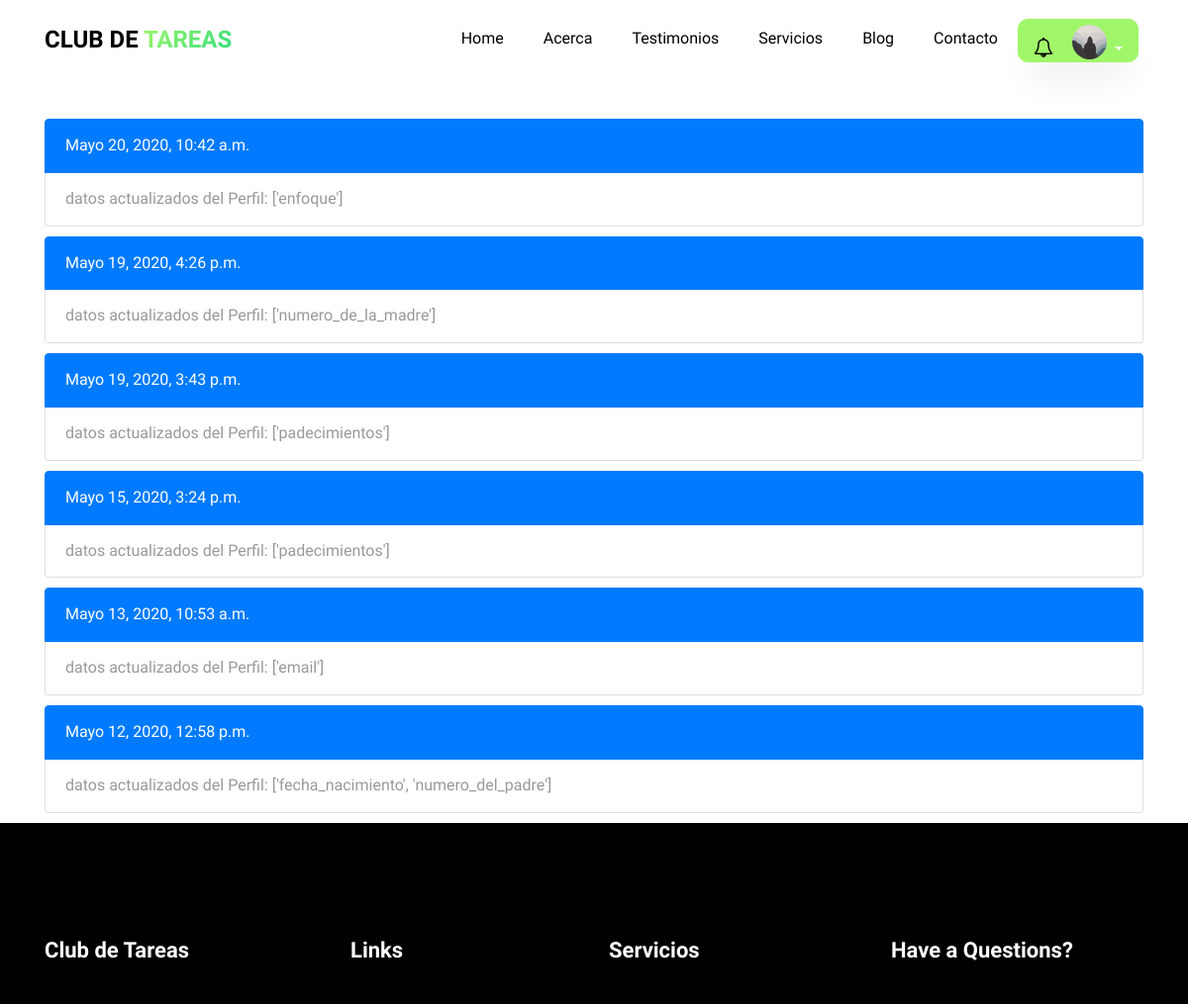
/historial/ (signed in, upper part), run on an earlier commit of the app's database.
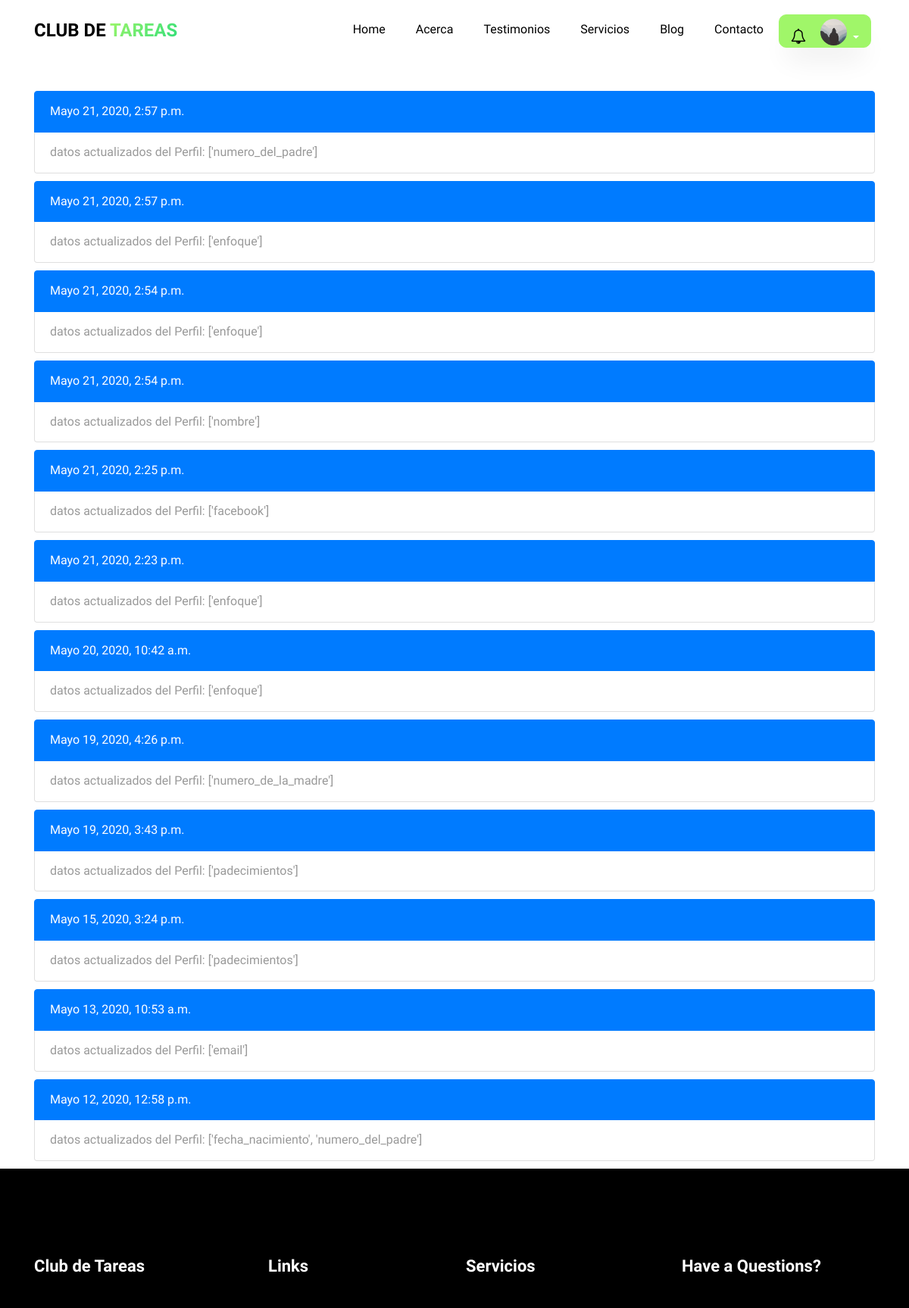
And on a later commit of the database.
### usuario/models.py (models this page shows, shortened)
class Usuario(AbstractBaseUser,PermissionsMixin):
    imagen       =  models.ImageField(default='default.jpg',upload_to='profile_pics')
    email        =  models.EmailField(max_length=60,blank=True)
    facebook     =  models.CharField(max_length=100,blank=True)
    username     =  models.CharField(max_length=30,unique=True)
    nombre       =  models.CharField(max_length=100)
    apellido     =  models.CharField(max_length=100)
    edad         =  models.IntegerField(blank=True,null=True)
    padecimientos = models.TextField(verbose_name="padecimientos",blank=True)
    asistencia = models.CharField(verbose_name="Días de asistencia",max_length=100,blank=True)
    enfoque = models.CharField(verbose_name="Area en la que guste que se enfocará la atención",max_length=100,blank=True)
    nombre_de_la_madre =  models.CharField(verbose_name="Nombre de la Madre",max_length=100,blank=True)
    edad_de_la_madre =  models.IntegerField(verbose_name="Edad",blank=True, null=True)
    ocupacion_de_la_madre = models.CharField(verbose_name="Ocupación",max_length=100,blank=True)
    numero_de_la_madre   =  models.IntegerField(verbose_name="Número de contacto",blank=True,null=True)
    nombre_del_padre =  models.CharField(verbose_name="Nombre del Padre",max_length=100,blank=True)
    edad_del_padre =  models.IntegerField(verbose_name="Edad",blank=True, null=True)
    ocupacion_del_padre = models.CharField(verbose_name="Ocupación",max_length=100,blank=True)
    numero_del_padre    =  models.IntegerField(verbose_name="Número de contacto",blank=True,null=True)
    fecha_nacimiento = models.DateField(verbose_name="Fecha de nacimiento",blank=True, null=True)
    escuela      =  models.CharField(verbose_name="Nombre de la escuela",max_length=100,blank=True)
    domicilio    =  models.CharField(verbose_name="Domicilio",max_length=150,blank=True)
    status_paquetes = models.BooleanField(verbose_name="¿Tiene Paquetes Activos?",default=False)
    '''
    NIVEL_STATUS = (
         ('k','Kinder'),
         ('p','Primaria'),
         ('s','Secundaria'),
         ('b','bachillerato'),
         ('u','universidad'))
    '''
    nivel_academico = models.CharField(max_length=500,blank=True,verbose_name='Nivel académico del alumno')
    date_joined  =  models.DateTimeField(verbose_name="Fecha de ingreso",auto_now_add=True)
    last_login   =  models.DateTimeField(verbose_name="Ultima fecha de Sesión",auto_now=True)
    is_admin     =  models.BooleanField(verbose_name="¿Es Administrador?",default=False)
    is_active    =  models.BooleanField(verbose_name="¿Esta Acivo?",default=True)
    is_staff     =  models.BooleanField(verbose_name="¿Es parte del Staff?",default=False)
    is_superuser =  models.BooleanField(verbose_name="¿Es Super Usuario?",default=False)
    grupo = models.ForeignKey(Group,on_delete=models.SET_NULL,null=True)
    USERNAME_FIELD  = "username"
    REQUIRED_FIELDS = ["nombre","apellido"]
    objects = MyUsuarioManager()

### app/models.py (models this page shows)
class Historial_User(models.Model):
      mensaje = models.CharField(max_length=200)
      usuario = models.ForeignKey(settings.AUTH_USER_MODEL,related_name="historial",on_delete=models.CASCADE)
      fecha = models.DateTimeField(auto_now_add=True,null=True)
      class Meta:
          verbose_name_plural= "Actividad de los Usuarios"

### app/views.py (the view)
# urls.py: path('historial/',views.historial,name='historial'),
@login_required
def historial(request):
    historial = request.user.historial.all().order_by('-fecha')
    context = {
    'historial': historial
    }
    return render(request,'app/historial.html',context)

### app/templates/app/historial.html (shortened to what this page needs)
{% extends 'main/base.html' %}
{% load static %}
{% block content %}
<section>
  <div class="container">
    <div class="row"  style="margin-top:120px">
        <div class="col-md-12 ftco-animate">
          {% if historial %}
              {% for instancia in historial %}
              <ul class="list-group" style="padding-bottom: 10px">
                    <li class="list-group-item active">{{instancia.fecha }}</li>
                    <li class="list-group-item">{{ instancia.mensaje}}</li>
              </ul>
              {% endfor %}
          {% else %}
          <ul class="list-group" style="padding-bottom: 80px">
                <li class="list-group-item">Los campos de Perfil no han sido actualizados</li>
          </ul>
          {% endif%}
        </div>
        </div>
    </div>
</section>
{% endblock content%}

### templates/main/base.html (shortened to what this page needs)
{% load static %}
{% load notifications_tags %}
{% notifications_unread as unread_count %}
<!DOCTYPE html>
<html lang="es">
  <head>
    <link rel="stylesheet" href="{% static 'main/css/fonts.css'%}">
    <link rel="stylesheet" href="{% static 'main/css/open-iconic-bootstrap.min.css'%}">
    <link rel="stylesheet" href="{% static 'main/css/animate.css'%}">
    <link rel="stylesheet" href="{% static 'main/css/search.css'%}">
    <link rel="stylesheet" href="{% static 'main/css/owl.carousel.min.css'%}">
    <link rel="stylesheet" href="{% static 'main/css/owl.theme.default.min.css'%}">
    <link rel="stylesheet" href="{% static 'main/css/magnific-popup.css'%}">
    <link rel="stylesheet" href="{% static 'main/css/aos.css'%}">
    <link rel="stylesheet" href="{% static 'main/css/ionicons.min.css'%}">
    <link rel="stylesheet" href="{% static 'main/css/flaticon.css' %}">
    <link rel="stylesheet" href="{% static 'main/css/icomoon.css' %}">
    <link rel="stylesheet" href="{% static 'main/css/style.css' %}">
    <link rel="stylesheet" href="{% static 'main/css/fix.css' %}">
    <link rel='stylesheet' href="https://cdnjs.cloudflare.com/ajax/libs/fullcalendar/3.1.0/fullcalendar.min.css" />
  </head>
  <body  data-target=".site-navbar-target" data-offset="300">
  <nav class="navbar navbar-expand-lg navbar-dark ftco_navbar bg-dark ftco-navbar-light site-navbar-target" id="ftco-navbar">
	    <div class="container">
	      <a class="navbar-brand" href="{% url 'blog:home' %}">Club de <span>Tareas</span></a>
	      <div class="collapse navbar-collapse" id="ftco-nav">
	        <ul class="navbar-nav nav ml-auto" style="text-align:center">
	          <li class="nav-item"><a href="{% url 'blog:home' %}" class="nav-link"><span>Home</span></a></li>
	          <li class="nav-item"><a href="{% url 'blog:about' %}"  class="nav-link"><span>Acerca</span></a></li>
	          <li class="nav-item"><a href="{% url 'blog:testimony' %}"  class="nav-link"><span>Testimonios</span></a></li>
	          <li class="nav-item"><a href="{% url 'blog:services' %}" class="nav-link"><span>Servicios</span></a></li>
            <li class="nav-item"><a href="{% url 'blog:blog' %}" class="nav-link"><span>Blog</span></a></li>
            <li class="nav-item"><a href="{% url 'blog:contact' %}" class="nav-link"><span>Contacto</span></a></li>
          </ul>
          <ul class="nav navbar-nav navbar-right" style="text-align: right">
            {% if request.user.is_authenticated %}
            <div class="dropdown" style="padding-right:5px;margin:0;">
                    <a style="border-radius: 10px 10px 10px 10px !important;
                             -moz-border-radius: 10px 10px 10px 10px;
                             -webkit-border-radius: 10px 10px 10px 10px;padding-bottom:0; padding-top:0;padding-left:15px;padding-right:15px;"
                      class="btn btn-secondary dropdown-toggle" href="#" role="button" id="dropdownMenuLink" data-toggle="dropdown" aria-haspopup="true" aria-expanded="false">
                      <div style="display: inline-block;position: relative;margin-right:10px;">
                        <i class="fa fa-bell-o" style="font-size: 20px;color: black;"></i>
                      </div>
                          <div class="inset" style="margin-left: 5px;display: inline-block;">
                            <img src="{{ request.user.imagen.url }}">
                          </div>
                    </a>
              </div>
            {% else %}
              <li class="nav-item"><a href="{% url 'app:login' %}"  class="nav-link"><span>Login</span></a></li>
            </ul>
          {% endif %}
	      </div>
	    </div>
	  </nav>
    {% block content %}{% endblock %}
    <footer class="ftco-footer ftco-section">
      <div class="container">
        <div class="row mb-5">
          <div class="col-md">
            <div class="ftco-footer-widget mb-4">
              <h2 class="ftco-heading-2">Club de Tareas</h2>
            </div>
          </div>
          <div class="col-md">
            <div class="ftco-footer-widget mb-4 ml-md-4">
              <h2 class="ftco-heading-2">Links</h2>
            </div>
          </div>
          <div class="col-md">
             <div class="ftco-footer-widget mb-4">
              <h2 class="ftco-heading-2">Servicios</h2>
            </div>
          </div>
          <div class="col-md">
            <div class="ftco-footer-widget mb-4">
            	<h2 class="ftco-heading-2">Have a Questions?</h2>
            </div>
          </div>
        </div>
      </div>
    </footer>
  </body>
</html>

### static/main/css/fix.css (style rules this page uses)
.inset { width: 35px; height: 35px; border-radius: 50%; background-color: transparent !important; z-index: 999; padding-top: 5px; }
.inset img { border-radius: inherit; width: inherit; height: inherit; display: block; position: relative; z-index: 998; }

What changed in the data, as far as the page shows it:
added Historial_User: fecha "Mayo 21, 2020, 2:57 p.m.", mensaje "datos actualizados del Perfil: ['numero_del_padre']"
added Historial_User: fecha "Mayo 21, 2020, 2:57 p.m.", mensaje "datos actualizados del Perfil: ['enfoque']"
added Historial_User: fecha "Mayo 21, 2020, 2:54 p.m.", mensaje "datos actualizados del Perfil: ['enfoque']"
added Historial_User: fecha "Mayo 21, 2020, 2:54 p.m.", mensaje "datos actualizados del Perfil: ['nombre']"
added Historial_User: fecha "Mayo 21, 2020, 2:25 p.m.", mensaje "datos actualizados del Perfil: ['facebook']"
added Historial_User: fecha "Mayo 21, 2020, 2:23 p.m.", mensaje "datos actualizados del Perfil: ['enfoque']"
